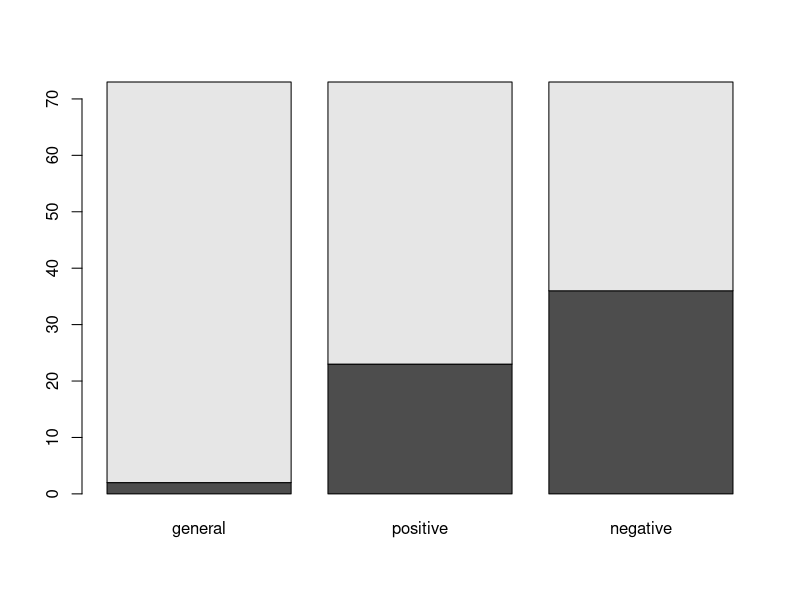
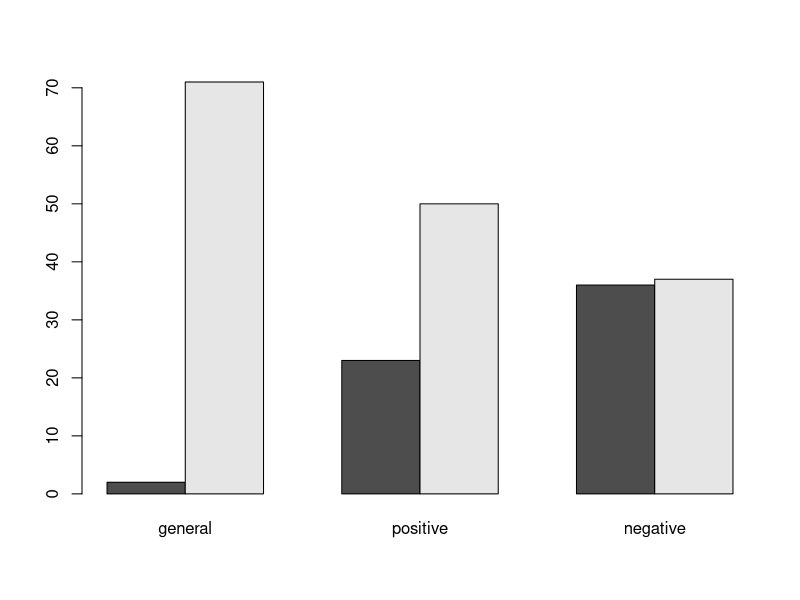

These figures' R source, in order:
# ======================================
# Chi-square test in R
# ======================================


# iPod example
# Input data as a table
ipod <- as.table(rbind(c(2,23,36), c(71,50,37)))
rownames(ipod) <- c("disclose","hide")
colnames(ipod) <- c("general","positive","negative")

# tables of row proportions and column proportions
prop.table(ipod,margin=1)
prop.table(ipod,margin=2)

# barplots: stacked and grouped
barplot(ipod)
barplot(ipod, beside=TRUE)

# chisquare test
chisq.test(ipod)

ipod_results <- chisq.test(ipod)
names(ipod_results)

# show expected counts
ipod_results$expected
ipod_results$observed

# print test statistic
ipod_results$statistic

# contributions to the test statistic
# both lines of code find the same thing
(ipod_results$observed-ipod_results$expected)^2/ipod_results$expected
(ipod_results$residuals)^2



# Data in spreadsheet format: make a table first.
# simulated example:

# simulate data similar to the ipod example
n <- 340
disclose_sim <- c("disclose","hide")[sample(1:2,n,replace=TRUE)]
assumptions_sim <- c("general","positive","negative")[sample(1:3,n,replace=TRUE)]

# use the table function and save it
table(disclose_sim, assumptions_sim)
ipod_sim_table <- table(disclose_sim, assumptions_sim)

# perform the test
chisq.test(ipod_sim_table)
